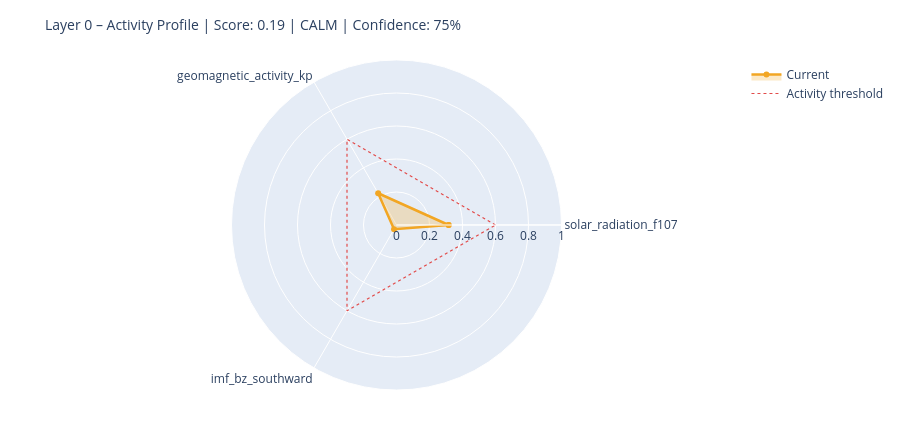

Notebook cell for this chart:
### Markdown cell above
---
## 6. State Assessment & Handoff to Layer 1

### Code cell
# ============================================================
# STEP 1 – Collect raw values with source modes
# Mode: 'primary' | 'fallback_3h' | 'last_valid' | 'missing'
# ============================================================

def safe_last(df, col):
    if df is None or col not in df.columns: return None
    s = df[col].dropna()
    return float(s.iloc[-1]) if not s.empty else None

f107_now = safe_last(df_f107, 'f10.7')
bz_now   = safe_last(df_mag,  'bz_gsm')
kp_now   = safe_last(df_kp,   'kp')
sw_now   = safe_last(df_sw,   'speed')

source_modes = {
    'F10.7':    'primary'  if f107_now is not None else 'missing',
    'Kp':       'primary'  if kp_now   is not None else 'missing',
    'IMF_Bz':   'primary'  if bz_now   is not None else 'missing',
    'SW_speed': 'primary'  if sw_now   is not None else 'missing',
}

# Kp Fallback – 3h endpoint
if kp_now is None:
    try:
        r = requests.get(
            'https://services.swpc.noaa.gov/json/noaa-planetary-k-index.json',
            timeout=10)
        r.raise_for_status()
        fb = pd.DataFrame(r.json())
        tc = next((c for c in fb.columns if 'time' in c.lower()), fb.columns[0])
        kc = next((c for c in fb.columns if 'kp' in c.lower() and c != tc), None)
        if kc:
            fb[kc] = fb[kc].astype(str).str.extract(r'([0-9]+(?:\.[0-9]*)?)')[0]
            fb[kc] = pd.to_numeric(fb[kc], errors='coerce')
            fb = fb[fb[kc] >= 0].dropna(subset=[kc])
            if not fb.empty:
                kp_now = float(fb[kc].iloc[-1])
                source_modes['Kp'] = 'fallback_3h'
                print(f'  Kp fallback (3h): {kp_now:.1f}')
    except Exception as e:
        print(f'  Kp fallback failed: {e}')

# Solar Wind Fallback – last valid value
if sw_now is None and df_sw is not None and 'speed' in df_sw.columns:
    s = df_sw['speed'].dropna()
    if not s.empty:
        sw_now = float(s.iloc[-1])
        source_modes['SW_speed'] = 'last_valid'
        print(f'  SW fallback (last_valid): {sw_now:.0f} km/s')

print()
print('Source modes:', source_modes)

# ============================================================
# STEP 2 – Score from available components only
# ============================================================

def norm(v, lo, hi):
    if v is None: return None
    return max(0.0, min(1.0, (v - lo) / (hi - lo)))

COMPONENTS = {
    'solar_radiation_f107':    (f107_now, norm(f107_now, 60, 250)),
    'geomagnetic_activity_kp': (kp_now,   norm(kp_now,   0,   9)),
    'imf_bz_southward':        (bz_now,   norm(-(bz_now or 0) if bz_now else None, -5, 30)
                                           if bz_now is not None else None),
    'solar_wind_speed':        (sw_now,   norm(sw_now, 300, 800)),
}

available   = {k: v[1] for k, v in COMPONENTS.items() if v[1] is not None}
unavailable = [k for k, v in COMPONENTS.items() if v[1] is None]

layer0_score = round(sum(available.values()) / len(available), 4) if available else None
confidence   = round(len(available) / len(COMPONENTS), 2)

level = ('unknown'  if layer0_score is None
         else 'calm'     if layer0_score < 0.3
         else 'moderate' if layer0_score < 0.6
         else 'active')

# ============================================================
# STEP 3 – Dominant Driver
# ============================================================

def dominant_driver(kp, f107, bz, sw):
    candidates = []
    if kp   is not None and kp   >= 4:   candidates.append(('geomagnetic',    kp / 9))
    if sw   is not None and sw   >= 500:  candidates.append(('solar_wind',     sw / 800))
    if bz   is not None and bz   <= -5:   candidates.append(('imf_southward',  abs(bz) / 30))
    if f107 is not None and f107 >= 150:  candidates.append(('solar_radiation',f107 / 250))
    return max(candidates, key=lambda x: x[1])[0] if candidates else 'none'

driver = dominant_driver(kp_now, f107_now, bz_now, sw_now)

# ============================================================
# STEP 4 – Downstream expectations
# ============================================================

def downstream_expectation(driver, score, kp, bz, f107):
    exp = {
        'magnetosphere':        'calm',
        'ionosphere':           'calm',
        'schumann_resonance':   'unchanged',
        'lithosphere_currents': 'low',
    }
    if driver == 'geomagnetic' or (kp and kp >= 5):
        exp['magnetosphere']        = 'compressed / storm'
        exp['ionosphere']           = 'elevated disturbance (TEC variability)'
        exp['schumann_resonance']   = 'elevated amplitude possible'
        exp['lithosphere_currents'] = 'elevated induction currents'
    elif driver == 'imf_southward' or (bz and bz <= -5):
        exp['magnetosphere']        = 'energy coupling active'
        exp['ionosphere']           = 'elevated electron density possible'
        exp['schumann_resonance']   = 'slight modulation possible'
    elif driver == 'solar_radiation' or (f107 and f107 >= 150):
        exp['ionosphere']           = 'elevated ionization (F-layer)'
        exp['schumann_resonance']   = 'slightly elevated background activity'
    return exp

downstream = downstream_expectation(driver, layer0_score, kp_now, bz_now, f107_now)

# ============================================================
# CONSOLE OUTPUT
# ============================================================

W = 58
print('=' * W)
print('LAYER 0 – STATE ASSESSMENT')
print('=' * W)
for name, (raw_v, score_v) in COMPONENTS.items():
    if score_v is not None:
        bar = '█' * int(score_v * 20) + '░' * (20 - int(score_v * 20))
        print(f'  {name:<35}  {bar}  {score_v:.2f}')
    else:
        print(f'  {name:<35}  {"─" * 20}  n/a')
print('-' * W)
print(f'  Score ({len(available)}/{len(COMPONENTS)} components):  {layer0_score:.3f}')
print(f'  Confidence:         {confidence:.0%}')
print(f'  Level:              {level.upper()}')
print(f'  Dominant Driver:    {driver}')

# Radar chart
cats = list(available.keys())
vals = list(available.values())
if len(cats) >= 3:
    fig = go.Figure()
    fig.add_trace(go.Scatterpolar(
        r=vals + [vals[0]], theta=cats + [cats[0]],
        fill='toself', fillcolor='rgba(242,166,35,0.25)',
        line=dict(color='#F2A623', width=2.5), name='Current'
    ))
    fig.add_trace(go.Scatterpolar(
        r=[0.6] * (len(cats) + 1), theta=cats + [cats[0]],
        line=dict(color='#E24B4A', dash='dot', width=1.2),
        mode='lines', name='Activity threshold'
    ))
    fig.update_layout(
        title=dict(text=f'Layer 0 – Activity Profile | Score: {layer0_score:.2f} | {level.upper()} | Confidence: {confidence:.0%}',
                   font=dict(size=14)),
        polar=dict(radialaxis=dict(visible=True, range=[0, 1])),
        height=430, showlegend=True,
        margin=dict(l=60, r=60, t=60, b=40)
    )
    fig.show()

### Figure 1 — Plotly figure (JSON) as saved in the notebook; plotly's stock layout.template omitted (floating-point values rounded to 4 significant figures)
{"data": [{"fill": "toself", "fillcolor": "rgba(242,166,35,0.25)", "line": {"color": "#F2A623", "width": 2.5}, "name": "Current", "r": [0.3158, 0.2222, 0.02971, 0.3158], "theta": ["solar_radiation_f107", "geomagnetic_activity_kp", "imf_bz_southward", "solar_radiation_f107"], "type": "scatterpolar"}, {"line": {"color": "#E24B4A", "dash": "dot", "width": 1.2}, "mode": "lines", "name": "Activity threshold", "r": [0.6, 0.6, 0.6, 0.6], "theta": ["solar_radiation_f107", "geomagnetic_activity_kp", "imf_bz_southward", "solar_radiation_f107"], "type": "scatterpolar"}], "layout": {"height": 430, "margin": {"b": 40, "l": 60, "r": 60, "t": 60}, "polar": {"radialaxis": {"range": [0, 1], "visible": true}}, "showlegend": true, "title": {"font": {"size": 14}, "text": "Layer 0 – Activity Profile | Score: 0.19 | CALM | Confidence: 75%"}}}
